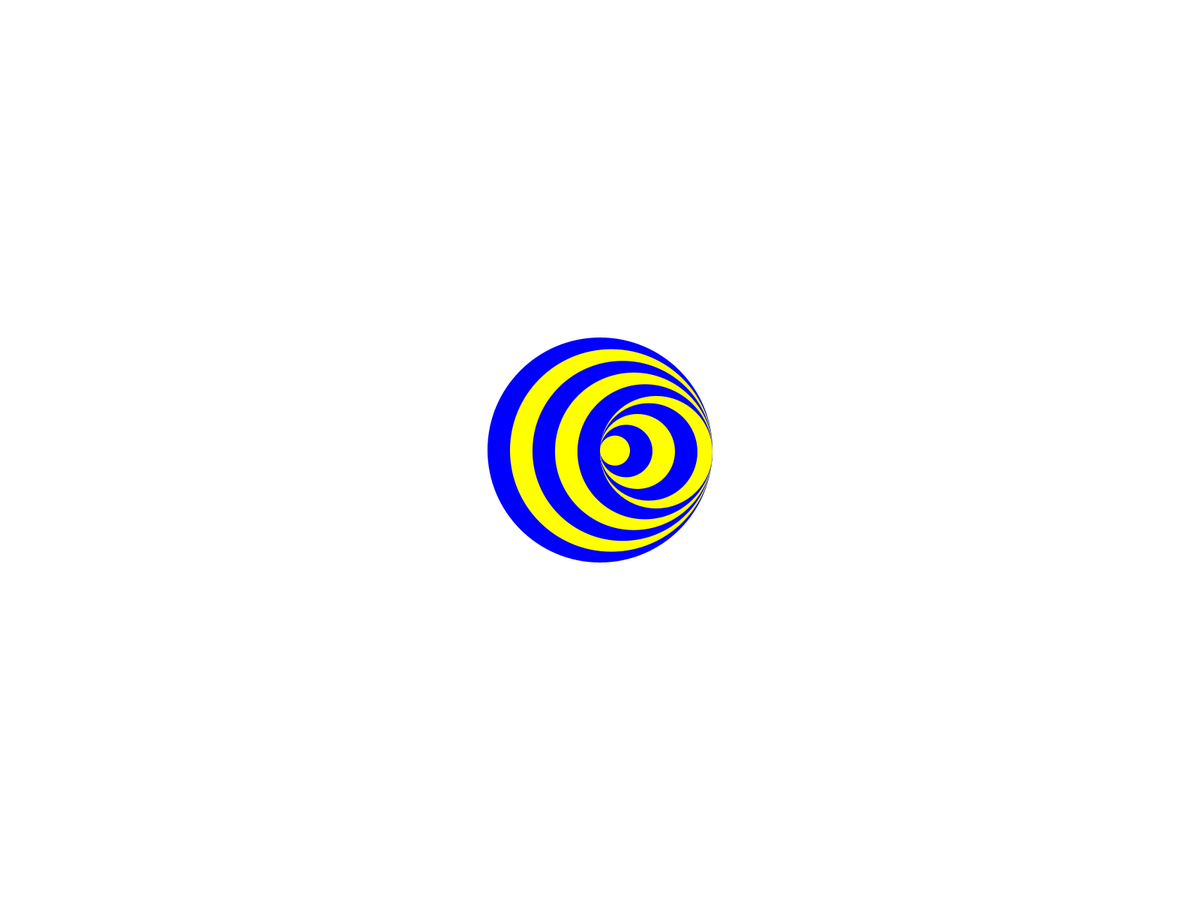
Frame 1 (no input)
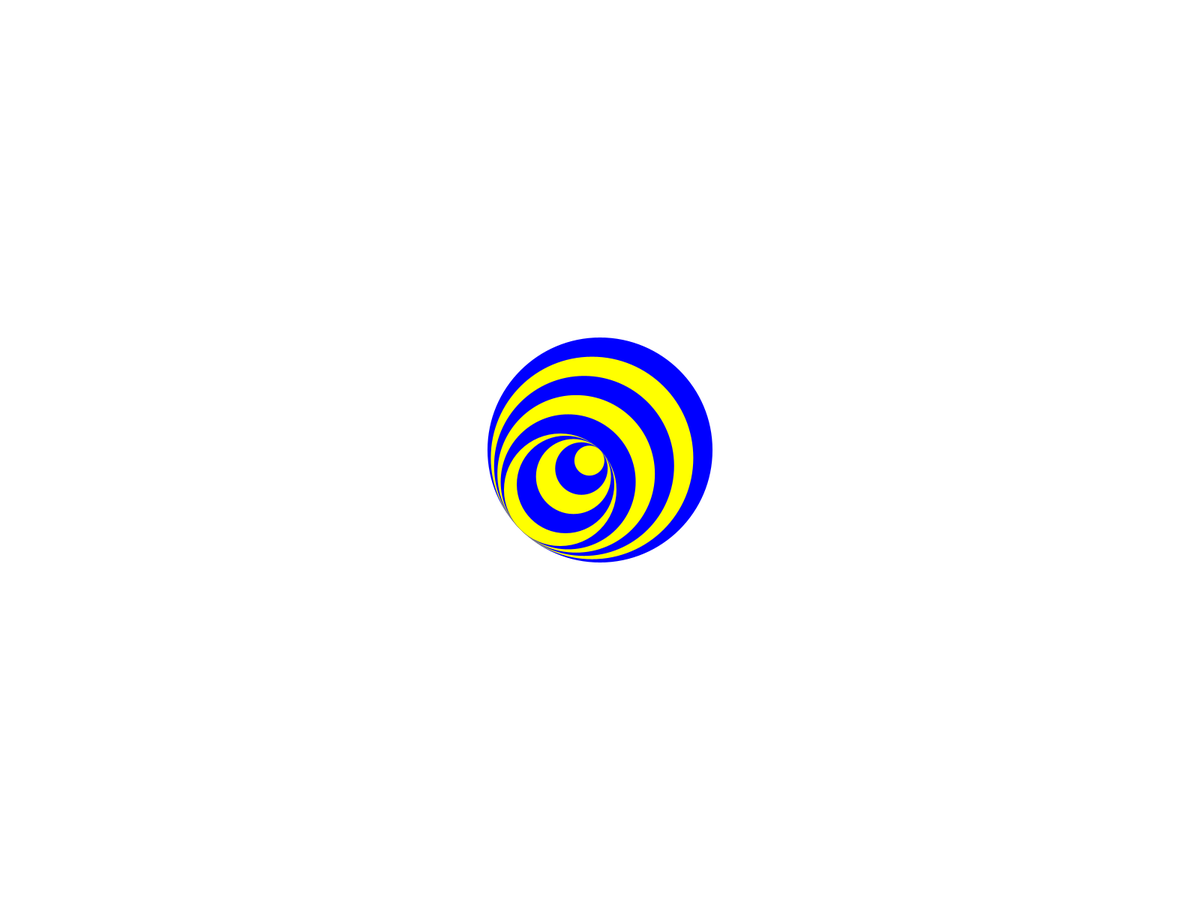
Frame 60 (the mouse pressed at the canvas centre just before this capture)
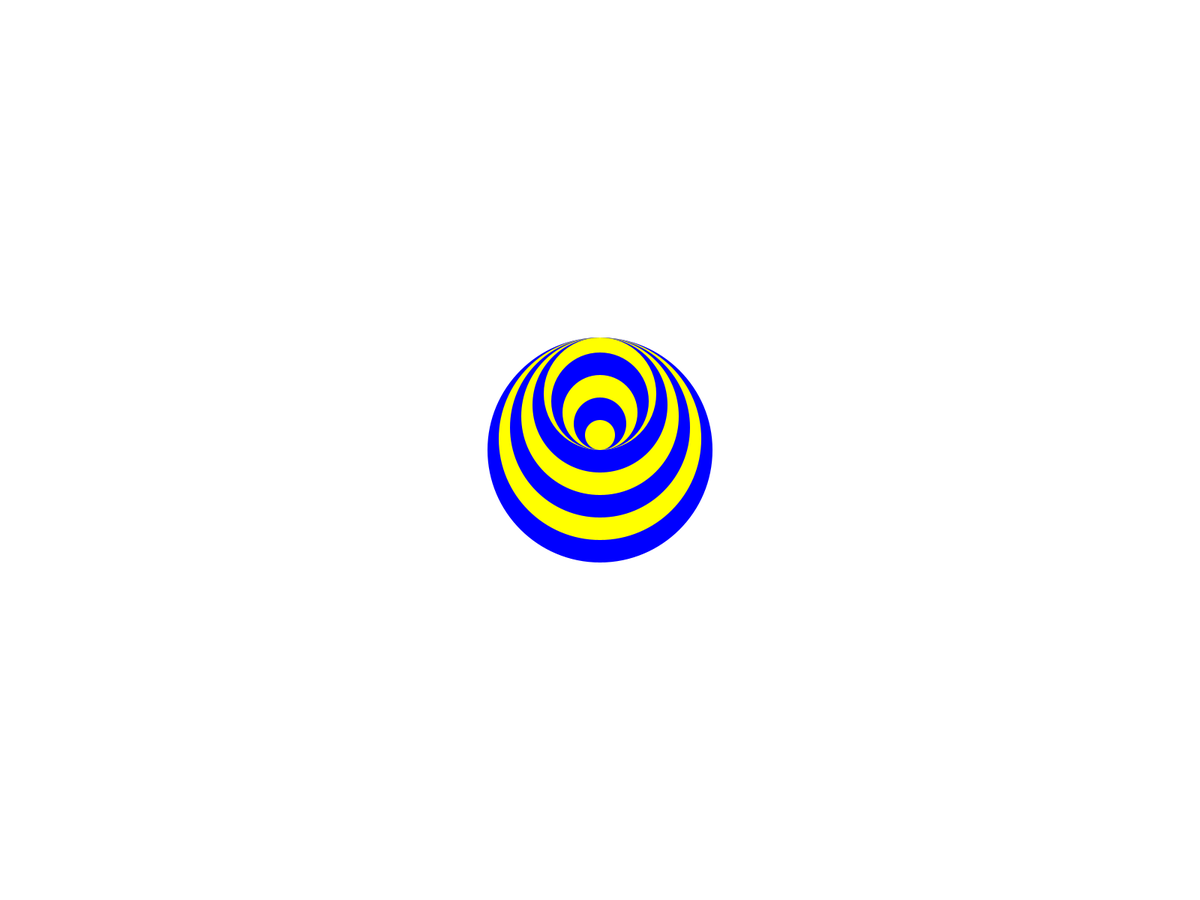
Frame 120 (the mouse held since frame 60 and released just before this capture)

The Processing sketch that drew these frames (run headless with seeded random() and noise(); from frame 60 on, the mouse is pressed at the canvas centre):

// Processing sketch: StereokineticEffect
// ── StereokineticEffect.pde
int circleAmount = 0;
int [] startFill = { 255, 255, 0 };
int [] secondFill  = { 0, 0, 255 };
float [] startCenterReference = new float[2];

ArrayList<Circle> circleList = new ArrayList<Circle>();

public void settings() {
  fullScreen();
}

void setup() {
  startCenterReference[0] = width / 2;
  startCenterReference[1] = height / 2;

  circleList.add(new Circle(270, startFill, 150, startCenterReference));
  circleList.add(new Circle(240, secondFill, 150, startCenterReference));
  circleList.add(new Circle(210, startFill, 150, startCenterReference));
  circleList.add(new Circle(180, secondFill, 150, startCenterReference));
  circleList.add(new Circle(150, startFill, 150, startCenterReference));

  int lastRadius = 150 - circleList.get(circleList.size() - 1).radius;
  circleList.add(new Circle(130, secondFill, 130, startCenterReference));
  circleList.add(new Circle(100, startFill, 100, startCenterReference));
  circleList.add(new Circle(70, secondFill, 70, startCenterReference));
  circleList.add(new Circle(40, startFill, 40, startCenterReference));
}


void draw() {
  background(255);

  push();
  fill(0, 0, 255);
  noStroke();
  float mainCenter = -centerBox(300);

  translate(width / 2, height / 2);
  circle(0, 0, 300);

  pop();

  for (Circle o : circleList) {
    o.run();
  }

  // Mini center
  // fill(255, 0, 0);
  // noStroke();
  // circle(width / 2, height / 2, 5);
}

public class Circle {
  int radius;
  int [] colorFill;
  int referenceRadius;
  float [] referenceCenter;

  float angle = 0;

  public Circle(int radius, int [] colorFill, int referenceRadius, float [] referenceCenter) {
    this.radius = radius;
    this.colorFill = colorFill;
    this.referenceRadius = referenceRadius;
    this.referenceCenter = referenceCenter;

    print(referenceCenter[0]);
    print(referenceCenter[1]);
  }

  void display() {
    push();
    float center = -centerBox(radius);
    noStroke();
    translate(referenceCenter[0], referenceCenter[1]);

    int r = referenceRadius - radius / 2;
    float x = r * cos(angle);
    float y = r * sin(angle);

    fill(colorFill[0], colorFill[1], colorFill[2]);
    circle(x, y, radius);
    pop();
  }

  void update() {
    angle = angle + PI / 80;
  }

  void run() {
    update();
    display();
  }

  float centerBox(int dimentions) {
    return dimentions / 2.0;
  }
}

float centerBox(int dimentions) {
  return dimentions / 2.0;
}
